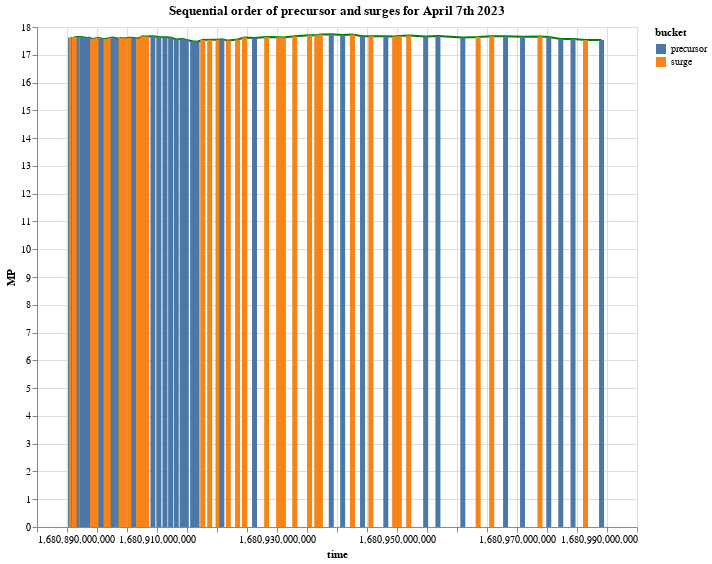

Here is the notebook cell this chart was saved with:
### Code cell
line = alt.Chart(sequence_df).mark_line(color='green').encode(
    x='time',
    y='MP'
)

bar = alt.Chart(sequence_df).mark_bar().encode(
    x='time',
    y='MP',
    color='bucket'
)

chart = (line + bar).properties(width=600, height=500)
chart.title = 'Sequential order of precursor and surges for April 7th 2023'

subtitle = 'Precursors are contiguous periods where percentage rate of growth is less than threshold'
chart.properties(title=alt.TitleParams(text=[chart.title, subtitle], baseline='bottom', orient='top', anchor='start', fontSize=14))
chart

### Figure 1 — Vega-Lite specification as saved in the notebook (floating-point values rounded to 4 significant figures)
{"config": {"view": {"continuousWidth": 300, "continuousHeight": 300}}, "layer": [{"mark": {"type": "line", "color": "green"}, "encoding": {"x": {"field": "time", "type": "quantitative"}, "y": {"field": "MP", "type": "quantitative"}}}, {"mark": {"type": "bar"}, "encoding": {"color": {"field": "bucket", "type": "nominal"}, "x": {"field": "time", "type": "quantitative"}, "y": {"field": "MP", "type": "quantitative"}}}], "data": {"name": "data-3229dc1514908831fdc604b574f4ad3c"}, "height": 500, "title": "Sequential order of precursor and surges for April 7th 2023", "width": 600, "$schema": "https://vega.github.io/schema/vega-lite/v5.8.0.json", "datasets": {"data-3229dc1514908831fdc604b574f4ad3c": [{"time": 1681000000000.0, "MP": 17.61, "change": null, "bucket": "precursor", "buyCap": 3538000.0, "askCap": 32560000.0, "totalBidVol": 417400.0, "totalAskVol": 328800.0}, {"time": 1681000000000.0, "MP": 17.61, "change": -0.0003975, "bucket": "precursor", "buyCap": 3523000.0, "askCap": 32580000.0, "totalBidVol": 416600.0, "totalAskVol": 329500.0}, {"time": 1681000000000.0, "MP": 17.6, "change": -0.0001704, "bucket": "precursor", "buyCap": 3520000.0, "askCap": 32550000.0, "totalBidVol": 416400.0, "totalAskVol": 328000.0}, {"time": 1681000000000.0, "MP": 17.59, "change": -0.0005682, "bucket": "precursor", "buyCap": 3512000.0, "askCap": 32550000.0, "totalBidVol": 416000.0, "totalAskVol": 328000.0}, {"time": 1681000000000.0, "MP": 17.59, "change": 0.0, "bucket": "surge", "buyCap": null, "askCap": null, "totalBidVol": null, "totalAskVol": null}, {"time": 1681000000000.0, "MP": 17.59, "change": 0.0, "bucket": "surge", "buyCap": null, "askCap": null, "totalBidVol": null, "totalAskVol": null}, {"time": 1681000000000.0, "MP": 17.59, "change": 0.0, "bucket": "surge", "buyCap": null, "askCap": null, "totalBidVol": null, "totalAskVol": null}, {"time": 1681000000000.0, "MP": 17.59, "change": 0.000398, "bucket": "surge", "buyCap": null, "askCap": null, "totalBidVol": null, "totalAskVol": null}, {"time": 1681000000000.0, "MP": 17.6, "change": 0.0001706, "bucket": "surge", "buyCap": null, "askCap": null, "totalBidVol": null, "totalAskVol": null}, {"time": 1681000000000.0, "MP": 17.6, "change": -0.0001136, "bucket": "precursor", "buyCap": 3511000.0, "askCap": 32530000.0, "totalBidVol": 416000.0, "totalAskVol": 326800.0}, {"time": 1681000000000.0, "MP": 17.6, "change": 0.0001137, "bucket": "surge", "buyCap": null, "askCap": null, "totalBidVol": null, "totalAskVol": null}, {"time": 1681000000000.0, "MP": 17.6, "change": 0.0001705, "bucket": "surge", "buyCap": null, "askCap": null, "totalBidVol": null, "totalAskVol": null}, {"time": 1681000000000.0, "MP": 17.61, "change": 0.0003977, "bucket": "surge", "buyCap": null, "askCap": null, "totalBidVol": null, "totalAskVol": null}, {"time": 1681000000000.0, "MP": 17.61, "change": -5.679e-05, "bucket": "precursor", "buyCap": 3522000.0, "askCap": 32540000.0, "totalBidVol": 416600.0, "totalAskVol": 327200.0}, {"time": 1681000000000.0, "MP": 17.6, "change": 5.685e-05, "bucket": "surge", "buyCap": null, "askCap": null, "totalBidVol": null, "totalAskVol": null}, {"time": 1681000000000.0, "MP": 17.62, "change": 0.0007384, "bucket": "surge", "buyCap": null, "askCap": null, "totalBidVol": null, "totalAskVol": null}, {"time": 1681000000000.0, "MP": 17.63, "change": 0.0003973, "bucket": "surge", "buyCap": null, "askCap": null, "totalBidVol": null, "totalAskVol": null}, {"time": 1681000000000.0, "MP": 17.63, "change": 0.0003971, "bucket": "surge", "buyCap": null, "askCap": null, "totalBidVol": null, "totalAskVol": null}, {"time": 1681000000000.0, "MP": 17.64, "change": 0.0001702, "bucket": "surge", "buyCap": null, "askCap": null, "totalBidVol": null, "totalAskVol": null}, {"time": 1681000000000.0, "MP": 17.64, "change": 0.0, "bucket": "surge", "buyCap": null, "askCap": null, "totalBidVol": null, "totalAskVol": null}, {"time": 1681000000000.0, "MP": 17.64, "change": 0.0, "bucket": "surge", "buyCap": null, "askCap": null, "totalBidVol": null, "totalAskVol": null}, {"time": 1681000000000.0, "MP": 17.64, "change": -0.0003968, "bucket": "precursor", "buyCap": 3529000.0, "askCap": 32540000.0, "totalBidVol": 416700.0, "totalAskVol": 327400.0}, {"time": 1681000000000.0, "MP": 17.63, "change": -0.0003402, "bucket": "precursor", "buyCap": 3531000.0, "askCap": 32550000.0, "totalBidVol": 416900.0, "totalAskVol": 327900.0}, {"time": 1681000000000.0, "MP": 17.62, "change": 0.0001703, "bucket": "surge", "buyCap": null, "askCap": null, "totalBidVol": null, "totalAskVol": null}, {"time": 1681000000000.0, "MP": 17.64, "change": -0.0002268, "bucket": "precursor", "buyCap": 3517000.0, "askCap": 32530000.0, "totalBidVol": 416100.0, "totalAskVol": 326800.0}, {"time": 1681000000000.0, "MP": 17.62, "change": -0.0001133, "bucket": "precursor", "buyCap": 3517000.0, "askCap": 32550000.0, "totalBidVol": 416100.0, "totalAskVol": 328100.0}, {"time": 1681000000000.0, "MP": 17.62, "change": -0.0002269, "bucket": "precursor", "buyCap": 3532000.0, "askCap": 32590000.0, "totalBidVol": 417000.0, "totalAskVol": 330000.0}, {"time": 1681000000000.0, "MP": 17.62, "change": -0.0003405, "bucket": "precursor", "buyCap": 3532000.0, "askCap": 32590000.0, "totalBidVol": 417000.0, "totalAskVol": 330100.0}, {"time": 1681000000000.0, "MP": 17.6, "change": -0.0005674, "bucket": "precursor", "buyCap": 3520000.0, "askCap": 32630000.0, "totalBidVol": 416400.0, "totalAskVol": 332200.0}, {"time": 1681000000000.0, "MP": 17.61, "change": -0.0005111, "bucket": "precursor", "buyCap": 3523000.0, "askCap": 32600000.0, "totalBidVol": 416600.0, "totalAskVol": 331000.0}, {"time": 1681000000000.0, "MP": 17.59, "change": -0.0008525, "bucket": "precursor", "buyCap": 3511000.0, "askCap": 32600000.0, "totalBidVol": 415900.0, "totalAskVol": 330700.0}, {"time": 1681000000000.0, "MP": 17.57, "change": 3.883e-07, "bucket": "surge", "buyCap": null, "askCap": null, "totalBidVol": null, "totalAskVol": null}, {"time": 1681000000000.0, "MP": 17.59, "change": 0.0009671, "bucket": "surge", "buyCap": null, "askCap": null, "totalBidVol": null, "totalAskVol": null}, {"time": 1681000000000.0, "MP": 17.61, "change": 0.0006255, "bucket": "surge", "buyCap": null, "askCap": null, "totalBidVol": null, "totalAskVol": null}, {"time": 1681000000000.0, "MP": 17.59, "change": -0.001988, "bucket": "precursor", "buyCap": 3514000.0, "askCap": 32600000.0, "totalBidVol": 416100.0, "totalAskVol": 330900.0}, {"time": 1681000000000.0, "MP": 17.57, "change": -0.0001137, "bucket": "precursor", "buyCap": 3514000.0, "askCap": 32580000.0, "totalBidVol": 416300.0, "totalAskVol": 329600.0}, {"time": 1681000000000.0, "MP": 17.57, "change": 0.0009675, "bucket": "surge", "buyCap": null, "askCap": null, "totalBidVol": null, "totalAskVol": null}, {"time": 1681000000000.0, "MP": 17.61, "change": 0.002275, "bucket": "surge", "buyCap": null, "askCap": null, "totalBidVol": null, "totalAskVol": null}, {"time": 1681000000000.0, "MP": 17.62, "change": -0.001758, "bucket": "precursor", "buyCap": 3550000.0, "askCap": 32520000.0, "totalBidVol": 418000.0, "totalAskVol": 326500.0}, {"time": 1681000000000.0, "MP": 17.58, "change": -0.0002835, "bucket": "precursor", "buyCap": 3525000.0, "askCap": 32580000.0, "totalBidVol": 416800.0, "totalAskVol": 330000.0}, {"time": 1681000000000.0, "MP": 17.6, "change": 0.000114, "bucket": "surge", "buyCap": null, "askCap": null, "totalBidVol": null, "totalAskVol": null}, {"time": 1681000000000.0, "MP": 17.59, "change": 0.0001138, "bucket": "surge", "buyCap": null, "askCap": null, "totalBidVol": null, "totalAskVol": null}, {"time": 1681000000000.0, "MP": 17.61, "change": 0.0007389, "bucket": "surge", "buyCap": null, "askCap": null, "totalBidVol": null, "totalAskVol": null}, {"time": 1681000000000.0, "MP": 17.6, "change": -0.0005678, "bucket": "precursor", "buyCap": 3497000.0, "askCap": 32550000.0, "totalBidVol": 414700.0, "totalAskVol": 328300.0}, {"time": 1681000000000.0, "MP": 17.59, "change": 0.0003983, "bucket": "surge", "buyCap": null, "askCap": null, "totalBidVol": null, "totalAskVol": null}, {"time": 1681000000000.0, "MP": 17.67, "change": 0.003409, "bucket": "surge", "buyCap": null, "askCap": null, "totalBidVol": null, "totalAskVol": null}, {"time": 1681000000000.0, "MP": 17.66, "change": 0.0003969, "bucket": "surge", "buyCap": null, "askCap": null, "totalBidVol": null, "totalAskVol": null}, {"time": 1681000000000.0, "MP": 17.67, "change": -0.001075, "bucket": "precursor", "buyCap": 3544000.0, "askCap": 32540000.0, "totalBidVol": 417400.0, "totalAskVol": 327300.0}, {"time": 1681000000000.0, "MP": 17.64, "change": -0.0003395, "bucket": "precursor", "buyCap": 3562000.0, "askCap": 32530000.0, "totalBidVol": 418700.0, "totalAskVol": 326400.0}, {"time": 1681000000000.0, "MP": 17.63, "change": -0.001416, "bucket": "precursor", "buyCap": 3546000.0, "askCap": 32520000.0, "totalBidVol": 417800.0, "totalAskVol": 326500.0}, {"time": 1681000000000.0, "MP": 17.62, "change": -0.0021, "bucket": "precursor", "buyCap": 2205000.0, "askCap": 32380000.0, "totalBidVol": 340200.0, "totalAskVol": 318400.0}, {"time": 1681000000000.0, "MP": 17.55, "change": -0.001078, "bucket": "precursor", "buyCap": 2197000.0, "askCap": 32410000.0, "totalBidVol": 339900.0, "totalAskVol": 320000.0}, {"time": 1681000000000.0, "MP": 17.58, "change": -0.0004543, "bucket": "precursor", "buyCap": 2216000.0, "askCap": 32410000.0, "totalBidVol": 340900.0, "totalAskVol": 320200.0}, {"time": 1681000000000.0, "MP": 17.53, "change": -0.002675, "bucket": "precursor", "buyCap": 3527000.0, "askCap": 32520000.0, "totalBidVol": 417000.0, "totalAskVol": 326800.0}, {"time": 1681000000000.0, "MP": 17.49, "change": -0.00177, "bucket": "precursor", "buyCap": 3537000.0, "askCap": 32530000.0, "totalBidVol": 418200.0, "totalAskVol": 327100.0}, {"time": 1681000000000.0, "MP": 17.47, "change": -0.0001138, "bucket": "precursor", "buyCap": 3535000.0, "askCap": 32530000.0, "totalBidVol": 418300.0, "totalAskVol": 327300.0}, {"time": 1681000000000.0, "MP": 17.53, "change": 0.002862, "bucket": "surge", "buyCap": null, "askCap": null, "totalBidVol": null, "totalAskVol": null}, {"time": 1681000000000.0, "MP": 17.54, "change": 0.0004566, "bucket": "surge", "buyCap": null, "askCap": null, "totalBidVol": null, "totalAskVol": null}, {"time": 1681000000000.0, "MP": 17.54, "change": 0.0009125, "bucket": "surge", "buyCap": null, "askCap": null, "totalBidVol": null, "totalAskVol": null}, {"time": 1681000000000.0, "MP": 17.56, "change": -0.0006262, "bucket": "precursor", "buyCap": 3537000.0, "askCap": 32520000.0, "totalBidVol": 417800.0, "totalAskVol": 326200.0}, {"time": 1681000000000.0, "MP": 17.51, "change": 1.821e-06, "bucket": "surge", "buyCap": null, "askCap": null, "totalBidVol": null, "totalAskVol": null}, {"time": 1681000000000.0, "MP": 17.55, "change": 0.00154, "bucket": "surge", "buyCap": null, "askCap": null, "totalBidVol": null, "totalAskVol": null}, {"time": 1681000000000.0, "MP": 17.62, "change": 0.003019, "bucket": "surge", "buyCap": null, "askCap": null, "totalBidVol": null, "totalAskVol": null}, {"time": 1681000000000.0, "MP": 17.6, "change": -0.0001692, "bucket": "precursor", "buyCap": 3545000.0, "askCap": 32540000.0, "totalBidVol": 418000.0, "totalAskVol": 327400.0}, {"time": 1681000000000.0, "MP": 17.64, "change": 5.717e-05, "bucket": "surge", "buyCap": null, "askCap": null, "totalBidVol": null, "totalAskVol": null}, {"time": 1681000000000.0, "MP": 17.63, "change": 0.0001706, "bucket": "surge", "buyCap": null, "askCap": null, "totalBidVol": null, "totalAskVol": null}, {"time": 1681000000000.0, "MP": 17.62, "change": 0.0008514, "bucket": "surge", "buyCap": null, "askCap": null, "totalBidVol": null, "totalAskVol": null}, {"time": 1681000000000.0, "MP": 17.67, "change": 0.002438, "bucket": "surge", "buyCap": null, "askCap": null, "totalBidVol": null, "totalAskVol": null}, {"time": 1681000000000.0, "MP": 17.7, "change": 0.0009628, "bucket": "surge", "buyCap": null, "askCap": null, "totalBidVol": null, "totalAskVol": null}, {"time": 1681000000000.0, "MP": 17.7, "change": 0.001187, "bucket": "surge", "buyCap": null, "askCap": null, "totalBidVol": null, "totalAskVol": null}, {"time": 1681000000000.0, "MP": 17.73, "change": 0.001016, "bucket": "surge", "buyCap": null, "askCap": null, "totalBidVol": null, "totalAskVol": null}, {"time": 1681000000000.0, "MP": 17.74, "change": -0.0002254, "bucket": "precursor", "buyCap": 3580000.0, "askCap": 32550000.0, "totalBidVol": 418700.0, "totalAskVol": 327400.0}, {"time": 1681000000000.0, "MP": 17.71, "change": -0.00186, "bucket": "precursor", "buyCap": 3570000.0, "askCap": 32540000.0, "totalBidVol": 418300.0, "totalAskVol": 327400.0}, {"time": 1681000000000.0, "MP": 17.73, "change": 5.71e-05, "bucket": "surge", "buyCap": null, "askCap": null, "totalBidVol": null, "totalAskVol": null}, {"time": 1681000000000.0, "MP": 17.67, "change": -0.001298, "bucket": "precursor", "buyCap": 3574000.0, "askCap": 32530000.0, "totalBidVol": 418700.0, "totalAskVol": 326500.0}, {"time": 1681000000000.0, "MP": 17.67, "change": 0.0002829, "bucket": "surge", "buyCap": null, "askCap": null, "totalBidVol": null, "totalAskVol": null}, {"time": 1681000000000.0, "MP": 17.67, "change": -0.0008474, "bucket": "precursor", "buyCap": 3576000.0, "askCap": 32530000.0, "totalBidVol": 419000.0, "totalAskVol": 326300.0}, {"time": 1681000000000.0, "MP": 17.66, "change": 1.282e-07, "bucket": "surge", "buyCap": null, "askCap": null, "totalBidVol": null, "totalAskVol": null}, {"time": 1681000000000.0, "MP": 17.68, "change": 0.000453, "bucket": "surge", "buyCap": null, "askCap": null, "totalBidVol": null, "totalAskVol": null}, {"time": 1681000000000.0, "MP": 17.69, "change": 0.0008488, "bucket": "surge", "buyCap": null, "askCap": null, "totalBidVol": null, "totalAskVol": null}, {"time": 1681000000000.0, "MP": 17.66, "change": -0.0008474, "bucket": "precursor", "buyCap": 3593000.0, "askCap": 32540000.0, "totalBidVol": 420000.0, "totalAskVol": 327000.0}, {"time": 1681000000000.0, "MP": 17.68, "change": -0.001357, "bucket": "precursor", "buyCap": 3590000.0, "askCap": 32530000.0, "totalBidVol": 419800.0, "totalAskVol": 326700.0}, {"time": 1681000000000.0, "MP": 17.62, "change": -0.0005086, "bucket": "precursor", "buyCap": 3552000.0, "askCap": 32540000.0, "totalBidVol": 418000.0, "totalAskVol": 327000.0}, {"time": 1681000000000.0, "MP": 17.64, "change": 0.001701, "bucket": "surge", "buyCap": null, "askCap": null, "totalBidVol": null, "totalAskVol": null}, {"time": 1681000000000.0, "MP": 17.67, "change": 0.0005106, "bucket": "surge", "buyCap": null, "askCap": null, "totalBidVol": null, "totalAskVol": null}, {"time": 1681000000000.0, "MP": 17.67, "change": -0.001244, "bucket": "precursor", "buyCap": 3555000.0, "askCap": 32560000.0, "totalBidVol": 417800.0, "totalAskVol": 328500.0}, {"time": 1681000000000.0, "MP": 17.65, "change": -0.001019, "bucket": "precursor", "buyCap": 3551000.0, "askCap": 32560000.0, "totalBidVol": 417700.0, "totalAskVol": 328000.0}, {"time": 1681000000000.0, "MP": 17.66, "change": 0.0005104, "bucket": "surge", "buyCap": null, "askCap": null, "totalBidVol": null, "totalAskVol": null}, {"time": 1681000000000.0, "MP": 17.64, "change": -0.0017, "bucket": "precursor", "buyCap": 3495000.0, "askCap": 32560000.0, "totalBidVol": 414300.0, "totalAskVol": 328100.0}, {"time": 1681000000000.0, "MP": 17.57, "change": -0.001588, "bucket": "precursor", "buyCap": 3516000.0, "askCap": 32550000.0, "totalBidVol": 416000.0, "totalAskVol": 328100.0}, {"time": 1681000000000.0, "MP": 17.57, "change": -0.003353, "bucket": "precursor", "buyCap": 3532000.0, "askCap": 32560000.0, "totalBidVol": 416900.0, "totalAskVol": 328500.0}, {"time": 1681000000000.0, "MP": 17.53, "change": 0.0008564, "bucket": "surge", "buyCap": null, "askCap": null, "totalBidVol": null, "totalAskVol": null}, {"time": 1681000000000.0, "MP": 17.53, "change": -0.0004744, "bucket": "precursor", "buyCap": 3515000.0, "askCap": 32550000.0, "totalBidVol": 416200.0, "totalAskVol": 327800.0}]}}
